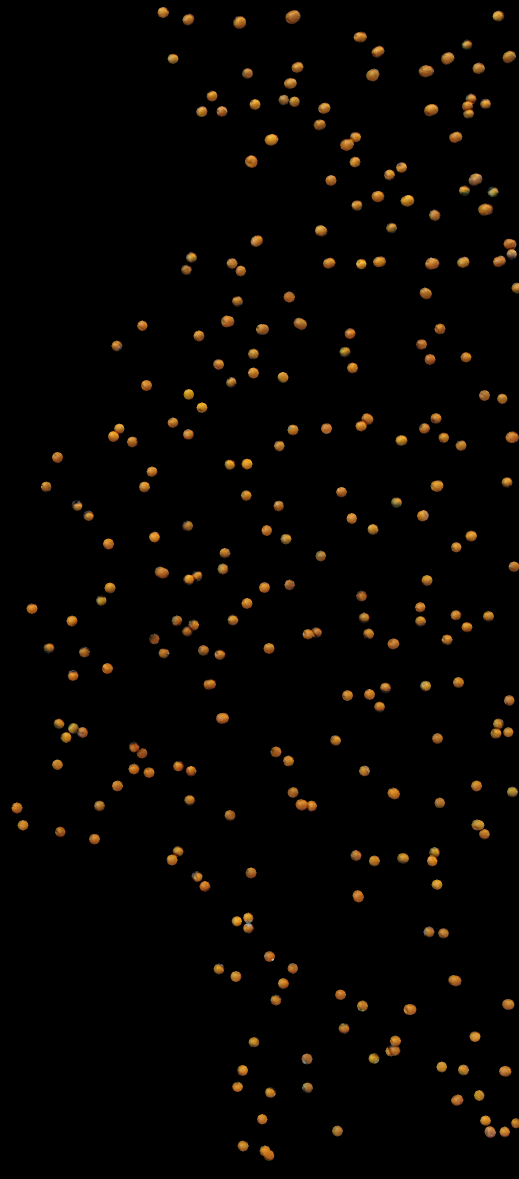
#> input picture src/histbckprj_object.png, 1038 x 2358 px, given in place of DJI_0240.JPG, which was not available (shown at 1/2 size)
$ python ex3_5.py   (older library calls are emulated)
#> lines starting #> are read from the running program, lines starting #| are printed output that depends on the picture; after the words box and inside, x2 and y2 are one past the last pixel; in counts of white or black regions, pixels touching at a corner belong together; pictures that were not available may be replaced by others from this repository, and a replacement may not be noted
### src/ex2.py
#!/usr/bin/Python
"""
    Four different methods for segmenting image.

    Author:     frnyb
    Date:       20201802
"""

###############################################################
# Imports

import cv2
import numpy as np

from math import sqrt

from config_loader import load_config

###############################################################
# Methods

def segment_bgr(
    bgr_img,
    bgr_lowerb,
    bgr_upperb
):
    seg_img = cv2.inRange(
        bgr_img,
        bgr_lowerb,
        bgr_upperb
    )

    return seg_img

# [84 lines left out: functions segment_cielab, segment_hist_backpr, segment_dist, not called in this run]

def calc_lowerb(
    mean,
    stdev,
    interval_scalar
):
    return (mean[0] - interval_scalar * stdev[0], mean[1] - interval_scalar * stdev[1], mean[2] - interval_scalar * stdev[2])

def calc_upperb(
    mean,
    stdev,
    interval_scalar
):
    return (mean[0] + interval_scalar * stdev[0], mean[1] + interval_scalar * stdev[1], mean[2] + interval_scalar * stdev[2])

###############################################################
# Main

# [92 lines that do not run on import are left out]

### src/contours.py
"""
    Script containing classes Contour and ContourCluster.

    Author:     frnyb
    Date:       20200229
"""

###############################################################
# Imports

import cv2
import numpy as np

from math import sqrt #, inf
inf = float('inf')

from tqdm import tqdm

###############################################################
# Classes

class Contour:
    """
        Class storing a OpenCV contour with information about the location
        of the contour center. Overloads operators for comparison, looks at
        distance from origin.
    """
    def __init__(
        self,
        cv2_contour
    ):
        self.contour = cv2_contour

        M = cv2.moments(self.contour)
        self.center = [int(M['m10'] / M['m00']), int(M['m01'] / M['m00'])]
        self.distance_from_o = sqrt(self.center[0]**2 + self.center[1]**2)

    def distance_to(
        self,
        other=None,
        other_center=None
    ):
        dist = 0

        if (other is not None):
            dist = sqrt((self.center[0] - other.center[0])**2 + (self.center[1] - other.center[1])**2)
        else:
            dist =  sqrt((self.center[0] - other_center[0])**2 + (self.center[1] - other_center[1])**2)

        if dist == 0:
            return inf
        else:
            return dist

    # [23 lines left out: functions __gt__, __lt__, __eq__, __sub__, not called in this run]

class ContourCluster:
    """
        Class representing a cluster of contours.
    """
    def __init__(
        self,
        contour
    ):
        self.contours = [contour]

    def distance_to_contour(
        self,
        contour
    ):
        min_distance = inf
        for cnt in self.contours:
            min_distance = min([min_distance, contour.distance_to(cnt)])
        return min_distance

    def distance_to_cluster(
        self,
        other
    ):
        min_distance = inf
        for cnt in self.contours:
            min_distance = min([min_distance, other.distance_to_contour(cnt)])
        return min_distance

    def merge(
        self,
        other
    ):
        self.contours = self.contours + other.contours
        return self

    def get_circle(
        self,
        pumpkin_diameter
    ):
        avg_center = [0, 0]
        for cnt in self.contours:
            avg_center[0] += cnt.center[0]
            avg_center[1] += cnt.center[1]
        avg_center[0] = int(avg_center[0] / len(self.contours))
        avg_center[1] = int(avg_center[1] / len(self.contours))

        max_radius = 0
        for cnt in self.contours:
            max_radius = int(min([max_radius, cnt.distance_to(other_center=avg_center)]))

        circle_radius = 0
        if max_radius == 0:
            circle_radius = pumpkin_diameter
        else:
            circle_radius = max_radius * 2

        return avg_center, circle_radius

    def contained_pumpkins_estimate(
        self,
        diameter
    ):
        avg_dist = 0

        if len(self.contours) > 2:
            for i in range(len(self.contours)):
                avg_dist += min(
                    range(len(self.contours)),
                    key = lambda j: self.contours[i].distance_to(self.contours[j])
                )
            avg_dist /= len(self.contours)
        elif len(self.contours) == 2:
            avg_dist = self.contours[0].distance_to(self.contours[1])

        return int((avg_dist / diameter) * len(self.contours)) + 1

def cluster_contours(
    contours,
    pumpkin_diameter
):
    max_cluster_distance = pumpkin_diameter

    contour_clusters = []
    for cnt in contours:
        contour_clusters.append(ContourCluster(cnt))

    distance_matrix = np.zeros((len(contour_clusters), len(contour_clusters)))

    print("Creating distance matrix")
    for i in tqdm(range(len(contour_clusters))):
        for j in range(len(contour_clusters)):
            if (j < i):
                distance_matrix[i, j] = contour_clusters[i].distance_to_cluster(contour_clusters[j])
            else:
                distance_matrix[i, j] = np.inf

    counter = 0
    print("Clustering contours")
    while True:
        print("At number " + str(counter + 1) + " out of " + str(len(contour_clusters)) + " remaining clusters.")
        counter += 1
        (i, j) = np.unravel_index(
            distance_matrix.argmin(),
            distance_matrix.shape
        )

        distance = distance_matrix[i, j]
        print("Distance is " + str(distance) + " pixels")

        if (distance > max_cluster_distance):
            break

        merged_cluster = contour_clusters.pop(i).merge(contour_clusters.pop(j))
        contour_clusters.append(merged_cluster)

        distance_matrix = np.delete(
            distance_matrix,
            i,
            axis = 1
        )
        distance_matrix = np.delete(
            distance_matrix,
            j,
            axis = 1
        )
        row_i = distance_matrix[i, :]
        distance_matrix = np.delete(
            distance_matrix,
            i,
            axis = 0
        )
        row_j = distance_matrix[j, :]
        distance_matrix = np.delete(
            distance_matrix,
            j,
            axis = 0
        )

        new_column = np.full(
            len(contour_clusters),
            np.inf
        )
        new_row = np.minimum(
            row_i,
            row_j
        )

        distance_matrix_temp = np.zeros((len(contour_clusters), len(contour_clusters)))

        distance_matrix_temp[:-1, :-1] = distance_matrix
        distance_matrix_temp[-1, :-1] = new_row
        distance_matrix_temp[:, -1] = new_column

        distance_matrix = distance_matrix_temp

    return contour_clusters

### src/config_loader.py
# Non executable
"""
    Exposes a method for loading a configuration into
    a Python dictionary from a JSON file.

    Author:     frnyb
    Date:       20200303
"""

###############################################################
# Imports

import json

###############################################################
# Methods

def load_config(json_config_file = "config.json"):
#> called with json_config_file = 'config.json'
        config = None

        with open(json_config_file) as f:
#> (reads src/config.json from the repository)
            config = json.load(f)

        return config

### src/ex3_5.py
#!/usr/bin/Python
"""
    Script containing methods and main executable for exercises
    3 and 5, Comparison of counting pumpkins in a filtered segmented
    image and a unfiltered segmented image.

    Author:     frnyb
    Date:       20202102
"""

###############################################################
# Imports

from math import sqrt, inf, factorial
import operator
from copy import deepcopy
from tqdm import tqdm

import cv2
import numpy as np

from config_loader import load_config
from contours import Contour, ContourCluster, cluster_contours
from ex2 import segment_bgr, calc_lowerb, calc_upperb
from ex4 import median

###############################################################
# Methods

def count_pumpkins_simple(
    img,
    contours,
    pumpkin_diameter
):
    img = deepcopy(img)

    counted_pumpkins = []

    for cnt in tqdm(contours):
        is_unique = True
        for ccnt in counted_pumpkins:
            if (cnt.distance_to(ccnt) < pumpkin_diameter):
                is_unique = False
                break

        if is_unique:
            counted_pumpkins.append(cnt)
            img = cv2.circle(
                img,
                tuple(cnt.center),
                int(pumpkin_diameter / 2),
                (255, 0, 0),
                1)

    return len(counted_pumpkins), img

def get_contours(filtered_img):
    _, cv2_cnts, _ = cv2.findContours(
        filtered_img,
        cv2.RETR_TREE,
        cv2.CHAIN_APPROX_SIMPLE
    )

    cnts = []

    for cnt in cv2_cnts:
        try:
            cnts.append(Contour(cnt))
        except Exception:
            pass

    return cnts

def mark_contours(
    img,
    contours,
    diameter
):
    img = deepcopy(img)

    for cnt in contours:
        img = cv2.circle(
            img,
            tuple(cnt.center),
            int(diameter / 2),
            (255, 0, 0),
            1)

    return img

def count_pumpkins_long(
    img,
    contours,
    pumpkin_diameter
):
    clusters = cluster_contours(
        contours,
        pumpkin_diameter
    )

    img_marked_long = deepcopy(img)

    n_pumpkins_estimate = 0

    for cl in clusters:
        n_pumpkins_estimate += cl.contained_pumpkins_estimate(pumpkin_diameter)

        center, radius = cl.get_circle(pumpkin_diameter)
        img_marked_long = cv2.circle(
            img_marked_long,
            tuple(center),
            radius,
            (255, 0, 0),
            1
        )
        img_marked_long = cv2.putText(
            img_marked_long,
            str(cl.contained_pumpkins_estimate(pumpkin_diameter)),
            tuple(center),
            cv2.FONT_HERSHEY_SIMPLEX,
            1,
            (0, 0, 0),
            thickness=3
        )

        for cnt in cl.contours:
            img_marked_long = cv2.circle(
                img_marked_long,
                tuple(cnt.center),
                int(pumpkin_diameter / 2),
                (0, 0, 255),
                1)

    return n_pumpkins_estimate, img_marked_long


###############################################################
# Main

if __name__ == "__main__":
    config = load_config()

    img = cv2.imread("../input/DJI_0240.JPG")
#> img is the input picture: shape (2358, 1038, 3); mean B, G, R 1.7, 4.3, 6.6

    bgr_props = config['bgr_properties']
    bgr_mean = (bgr_props['b_mean'], bgr_props['g_mean'], bgr_props['r_mean'])
    bgr_stdev = (bgr_props['b_stdev'], bgr_props['g_stdev'], bgr_props['r_stdev'])

    # BGR segmentation
    img_seg_bgr = segment_bgr(
        img,
        calc_lowerb(
            bgr_mean,
            bgr_stdev,
            bgr_props['lowerb_stdev_scalar']
        ), calc_upperb(
            bgr_mean,
            bgr_stdev,
            bgr_props['upperb_stdev_scalar']
        )
    )
#> in segment_bgr, `seg_img = cv2.inRange( bgr_img, bgr_lowerb, bgr_upperb )`:
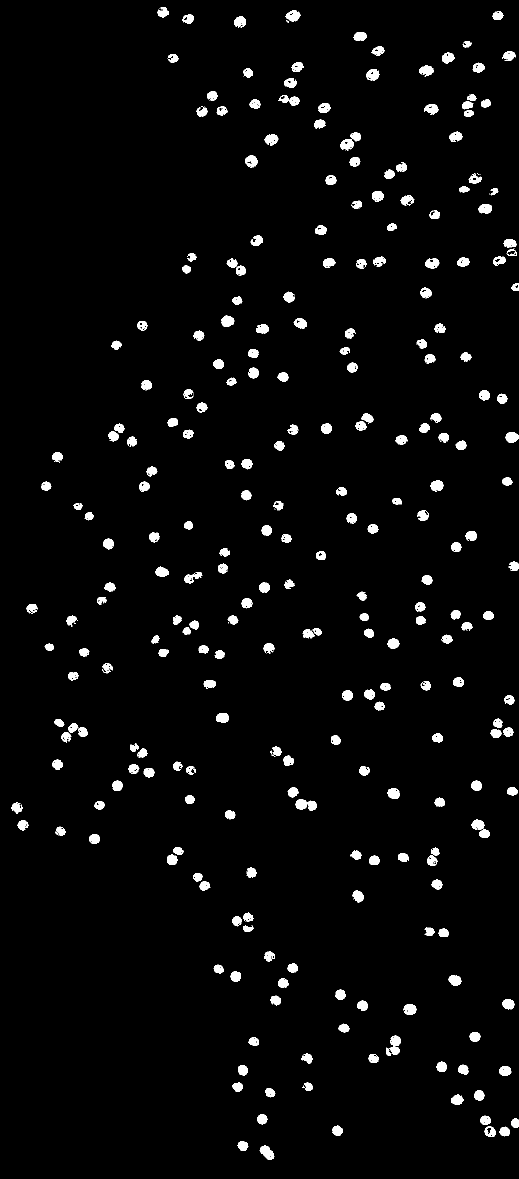
#> seg_img: shape (2358, 1038) (shown at 1/2 size); 3.2% white; 322 white regions (56 under 20 px), largest, box (x1, y1, x2, y2) and area: (591, 1598, 634, 1622) 657, (519, 2291, 549, 2320) 494, (571, 20, 601, 44) 453

    # Filtering
    img_blur = cv2.medianBlur(img_seg_bgr, 5)
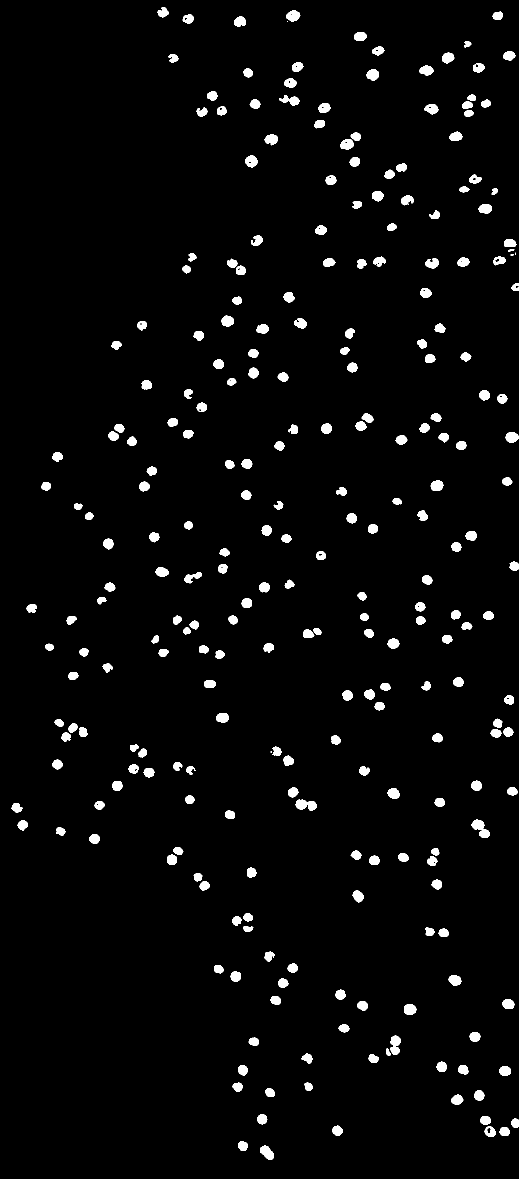
#> img_blur: shape (2358, 1038) (shown at 1/2 size); 3.1% white; 268 white regions (6 under 20 px)

    # Obtaining contours
    contours = get_contours(img_blur)
#> in get_contours, `_, cv2_cnts, _ = cv2.findContours( filtered_img, cv2.RETR_TREE, cv2.CH..`: cv2_cnts = 314 contours, 37 with area under 20; largest, box (x1, y1, x2, y2) and area: (943, 1639, 979, 1676) 636, (591, 1599, 634, 1622) 600, (780, 2071, 802, 2110) 531, (520, 2291, 548, 2319) 472, (572, 20, 601, 43) 426
#> the loop in get_contours, `for cnt in cv2_cnts:` made 314 passes
#> after the loop in get_contours, `for cnt in cv2_cnts:`: cnts = 312 items
#> contours = 312 items

    marked_contours = mark_contours(
        img,
        contours,
        config['pumpkin_diameter']
    )
#> after the loop in mark_contours, `for cnt in contours:`:
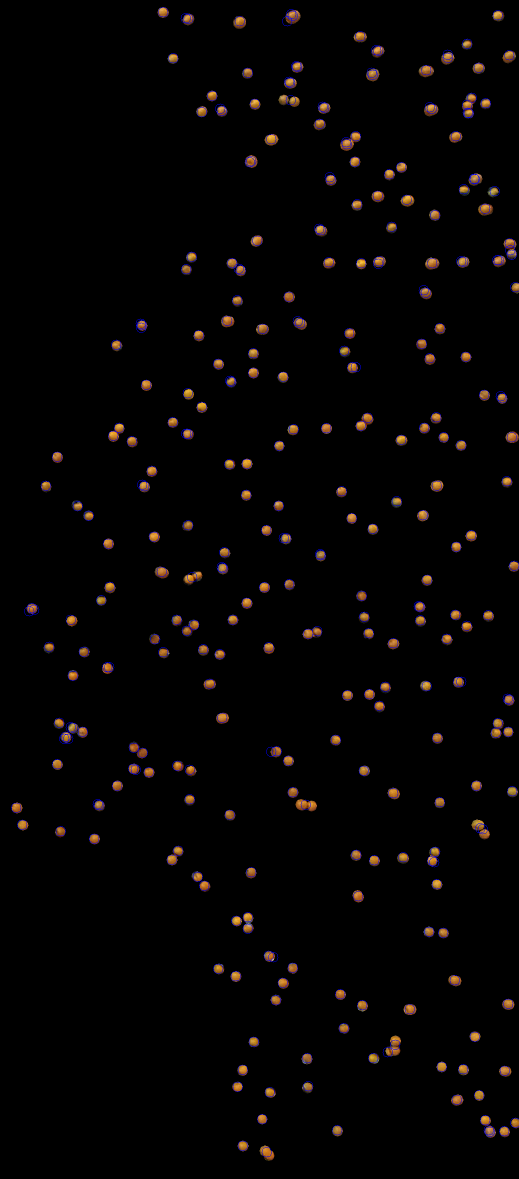
#> img: shape (2358, 1038, 3) (shown at 1/2 size); mean B, G, R 3.3, 3.8, 5.8

    cv2.imwrite(
        "../output/ex3_5_marked_contours_all.png",
        marked_contours
    )

    # Counting pumpkins simple
    n_pumpkins_simple, marked_pumpkins_simple = count_pumpkins_simple(
        img,
        contours,
        config['pumpkin_diameter']
    )
#> the loop in count_pumpkins_simple, `for cnt in tqdm(contours):` made 312 passes
#> after the loop in count_pumpkins_simple, `for cnt in tqdm(contours):`:
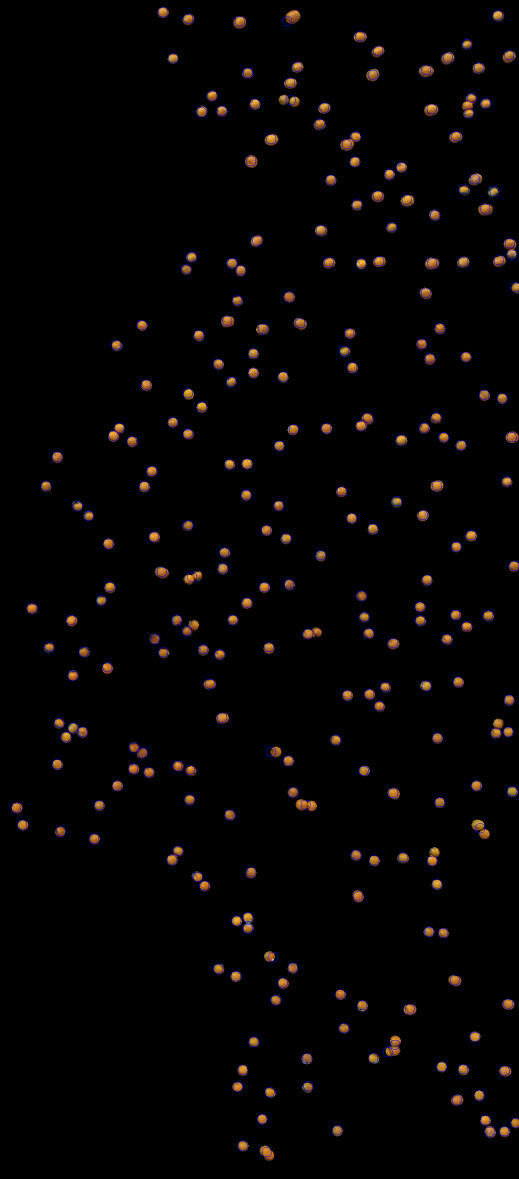
#> img: shape (2358, 1038, 3) (shown at 1/2 size); 0.59% of pixels changed, all inside (x1, y1, x2, y2) = (22, 14, 1038, 2315)

    print("Number of pumpkins from simple counting method: " + str(n_pumpkins_simple))
#| Number of pumpkins from simple counting method: 257

    cv2.imwrite(
        "../output/ex3_5_marked_pumpkins_simple.png",
        marked_pumpkins_simple
    )

    # Counting pumpkins long
    n_pumpkins_long, marked_pumpkins_long = count_pumpkins_long(
        img,
        contours,
        config['pumpkin_diameter']
    )
#> in cluster_contours, `distance_matrix = np.zeros((len(contour_clusters), len(contour_cluster..`: distance_matrix: shape (312, 312) float64; every value is 0
#> after the loop in cluster_contours, `for i in tqdm(range(len(contour_clusters))):`:
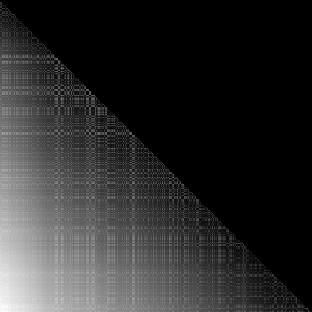
#> distance_matrix: shape (312, 312) float64; 50.16% of the values are NaN or infinite; the others: min 1.41, max 2339.6, mean 833.4; drawn with min black, max white, NaN and infinite black
#> the loop in cluster_contours, `while True:` made 56 passes
#> (printed output is left out)
#> after the loop in cluster_contours, `while True:`:
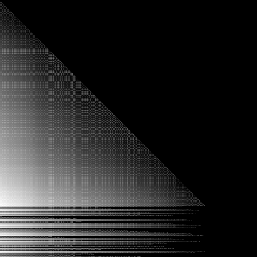
#> distance_matrix_temp: shape (257, 257) float64; 57.43% of the values are NaN or infinite; the others: min 20.59, max 2339.6, mean 846.4; drawn with min black, max white, NaN and infinite black
#> after the loop in count_pumpkins_long, `for cl in clusters:`:
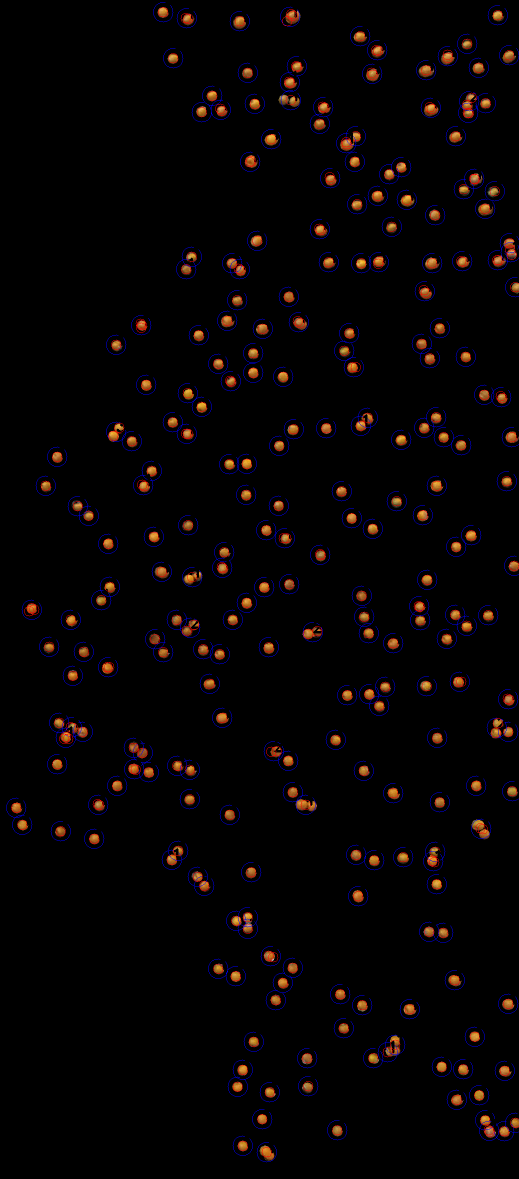
#> img_marked_long: shape (2358, 1038, 3) (shown at 1/2 size); mean B, G, R 4.1, 3.6, 7.2

    print("Number of pumpkins from long counting method: " + str(n_pumpkins_long))
#| Number of pumpkins from long counting method: 264

    cv2.imwrite(
        "../output/ex3_5_marked_pumpkins_long.png",
        marked_pumpkins_long
    )
